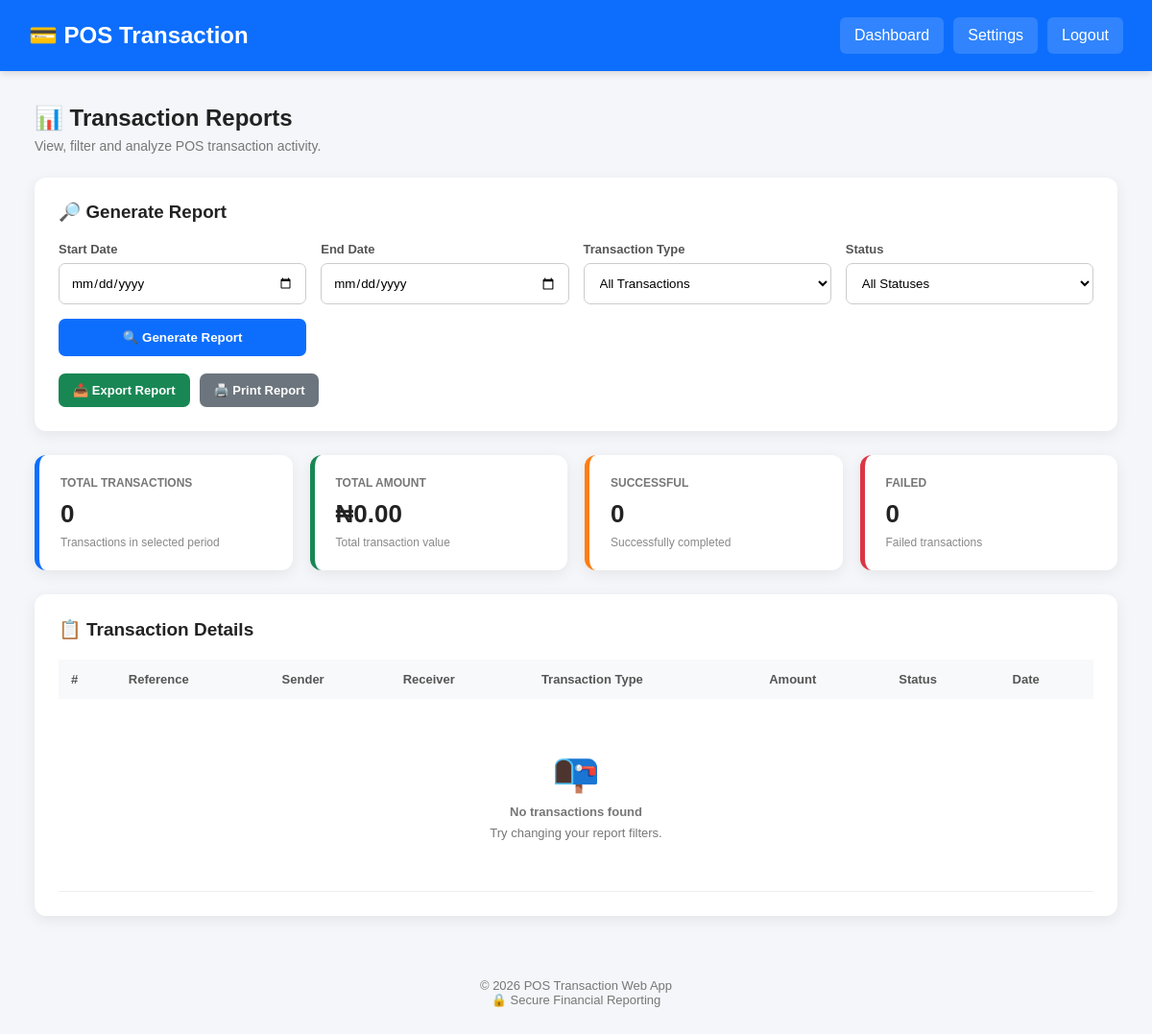
The app's page /reports (signed in), older data.
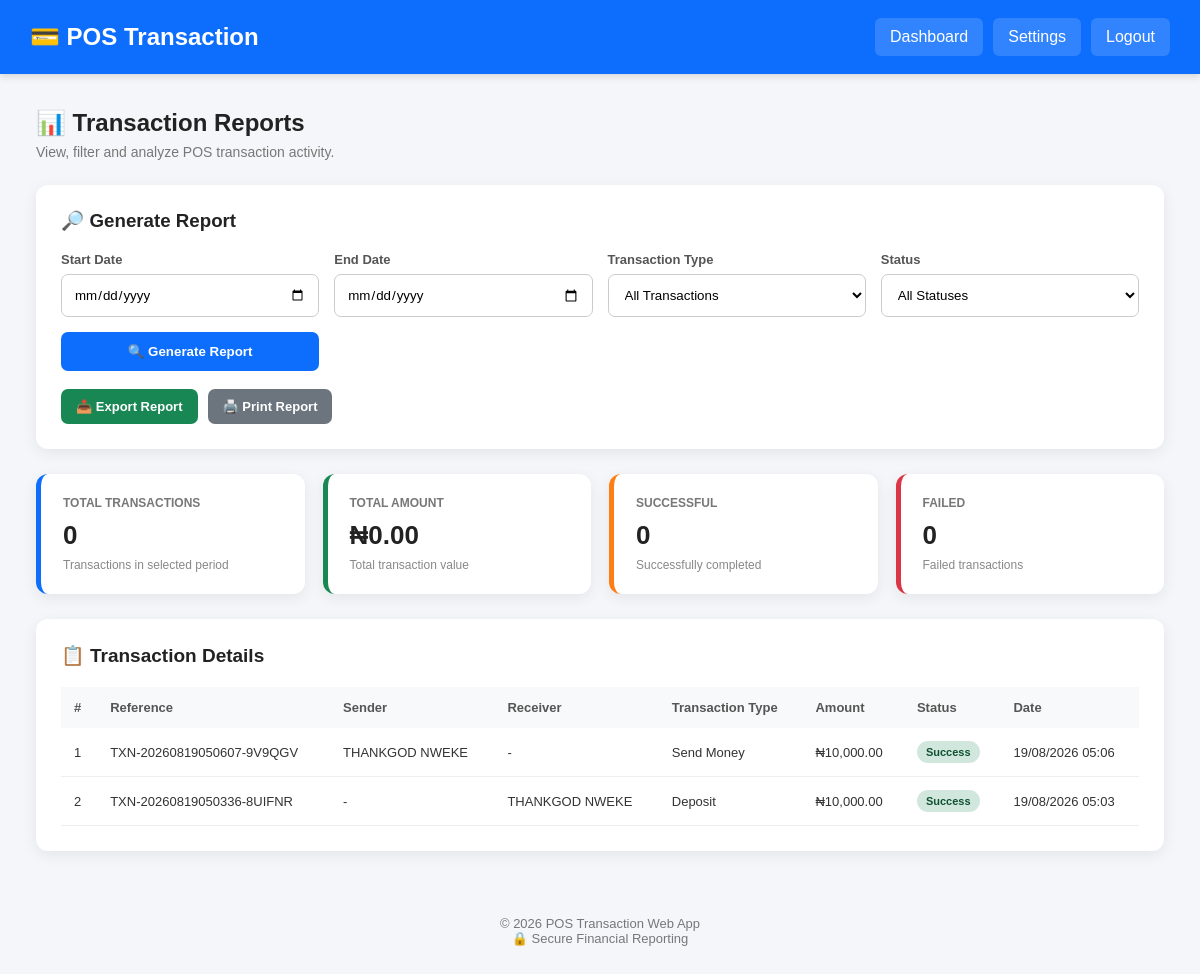
The same page, newer data.
### app.py (models this page shows, shortened)
class Transaction(db.Model):
    __tablename__ = "transactions"
    id = db.Column(
        db.Integer,
        primary_key=True
    )
    transaction_reference = db.Column(
        db.String(100),
        unique=True,
        nullable=False
    )
    sender_name = db.Column(
        db.String(150),
        nullable=True
    )
    receiver_name = db.Column(
        db.String(150),
        nullable=True
    )
    account_number = db.Column(
        db.String(50),
        nullable=True
    )
    bank_name = db.Column(
        db.String(150),
        nullable=True
    )
    transaction_type = db.Column(
        db.String(50),
        nullable=False
    )
    amount = db.Column(
        db.Float,
        nullable=False
    )
    description = db.Column(
        db.String(255),
        nullable=True
    )
    status = db.Column(
        db.String(30),
        default="Success"
    )
    user_id = db.Column(
        db.Integer,
        db.ForeignKey("users.id"),
        nullable=True
    )
    created_at = db.Column(
        db.DateTime,
        default=datetime.utcnow
    )

### app.py (the view)
@app.route("/reports")
@login_required
def reports():
    transactions = Transaction.query.filter_by(
        user_id=current_user.id
    ).order_by(
        Transaction.created_at.desc()
    ).all()
    return render_template(
        "reports.html",
        transactions=transactions
    )

### app.py (called while the page is built)
@login_manager.user_loader
def load_user(user_id):
    try:
        return db.session.get(User, int(user_id))
    except (ValueError, TypeError):
        return None

### templates/reports.html (shortened to what this page needs)
<!DOCTYPE html>
<html lang="en">
<head>
</head>
<body>
<header class="header">
    <h1>
        💳 POS Transaction
    </h1>
    <div class="header-links">
        <a href="{{ url_for('admin_dashboard') }}">
            Dashboard
        </a>
        <a href="{{ url_for('settings') }}">
            Settings
        </a>
        <a href="{{ url_for('logout') }}">
            Logout
        </a>
    </div>
</header>
<main class="container">
    <div class="page-title">
        <h2>
            📊 Transaction Reports
        </h2>
        <p>
            View, filter and analyze POS transaction activity.
        </p>
    </div>
    <section class="filter-card">
        <h3>
            🔎 Generate Report
        </h3>
        <form
            method="GET"
            action="{{ url_for('reports') }}"
            class="filter-form">
            <div class="form-group">
                <label for="start_date">
                    Start Date
                </label>
                <input
                    type="date"
                    id="start_date"
                    name="start_date"
                    value="{{ request.args.get('start_date', '') }}"
                >
            </div>
            <div class="form-group">
                <label for="end_date">
                    End Date
                </label>
                <input
                    type="date"
                    id="end_date"
                    name="end_date"
                    value="{{ request.args.get('end_date', '') }}"
                >
            </div>
            <div class="form-group">
                <label for="transaction_type">
                    Transaction Type
                </label>
                <select
                    id="transaction_type"
                    name="transaction_type">
                    <option value="">
                        All Transactions
                    </option>
                </select>
            </div>
            <div class="form-group">
                <label for="status">
                    Status
                </label>
                <select
                    id="status"
                    name="status">
                    <option value="">
                        All Statuses
                    </option>
                </select>
            </div>
            <div class="form-group">
                <button
                    type="submit"
                    class="filter-button">
                    🔍 Generate Report
                </button>
            </div>
        </form>
        <div class="export-buttons">
            <a
                href="{{ url_for('export_report') }}"
                class="export-button csv">
                📥 Export Report
            </a>
            <a
                href="#"
                onclick="window.print(); return false;"
                class="export-button print">
                🖨️ Print Report
            </a>
        </div>
    </section>
    <section class="summary">
        <div class="summary-card">
            <h3>
                Total Transactions
            </h3>
            <div class="summary-number">
                {{ total_transactions|default(0) }}
            </div>
            <p>
                Transactions in selected period
            </p>
        </div>
        <div class="summary-card green">
            <h3>
                Total Amount
            </h3>
            <div class="summary-number">
                ₦{{ "{:,.2f}".format(
                    total_amount|default(0)
                ) }}
            </div>
            <p>
                Total transaction value
            </p>
        </div>
        <div class="summary-card orange">
            <h3>
                Successful
            </h3>
            <div class="summary-number">
                {{ successful_transactions|default(0) }}
            </div>
            <p>
                Successfully completed
            </p>
        </div>
        <div class="summary-card red">
            <h3>
                Failed
            </h3>
            <div class="summary-number">
                {{ failed_transactions|default(0) }}
            </div>
            <p>
                Failed transactions
            </p>
        </div>
    </section>
    <section class="report-card">
        <h2>
            📋 Transaction Details
        </h2>
        <div class="table-wrapper">
            <table>
                <thead>
                    <tr>
                        <th>
                            #
                        </th>
                        <th>
                            Reference
                        </th>
                        <th>
                            Sender
                        </th>
                        <th>
                            Receiver
                        </th>
                        <th>
                            Transaction Type
                        </th>
                        <th>
                            Amount
                        </th>
                        <th>
                            Status
                        </th>
                        <th>
                            Date
                        </th>
                    </tr>
                </thead>
                <tbody>
                    {% if transactions %}
                        {% for transaction in transactions %}
                            <tr>
                                <td>
                                    {{ loop.index }}
                                </td>
                                <td>
                                    {{ transaction.transaction_reference }}
                                </td>
                                <td>
                                    {{ transaction.sender_name or '-' }}
                                </td>
                                <td>
                                    {{ transaction.receiver_name or '-' }}
                                </td>
                                <td>
                                    {{ transaction.transaction_type }}
                                </td>
                                <td>
                                    ₦{{ "{:,.2f}".format(
                                        transaction.amount or 0
                                    ) }}
                                </td>
                                <td>
                                    {% if transaction.status == "Success" %}
                                        <span class="badge badge-success">
                                            Success
                                        </span>
                                    {% elif transaction.status == "Failed" %}
                                        <span class="badge badge-danger">
                                            Failed
                                        </span>
                                    {% else %}
                                        <span class="badge badge-warning">
                                            {{ transaction.status }}
                                        </span>
                                    {% endif %}
                                </td>
                                <td>
                                    {% if transaction.created_at %}
                                        {{ transaction.created_at.strftime(
                                            "%d/%m/%Y %H:%M"
                                        ) }}
                                    {% else %}
                                        -
                                    {% endif %}
                                </td>
                            </tr>
                        {% endfor %}
                    {% else %}
                        <tr>
                            <td colspan="8">
                                <div class="no-data">
                                    <div class="no-data-icon">
                                        📭
                                    </div>
                                    <strong>
                                        No transactions found
                                    </strong>
                                    <p style="margin-top:7px;">
                                        Try changing your report filters.
                                    </p>
                                </div>
                            </td>
                        </tr>
                    {% endif %}
                </tbody>
            </table>
        </div>
    </section>
</main>
<footer>
    <p>
        © 2026 POS Transaction Web App
    </p>
    <p>
        🔒 Secure Financial Reporting
    </p>
</footer>
</body>
</html>

### templates/reports.html (style rules this page uses)
* { margin: 0; padding: 0; box-sizing: border-box; font-family: Arial, Helvetica, sans-serif; }
body { background: #f4f6f9; color: #333; }
.header { background: #0d6efd; color: white; padding: 18px 30px; display: flex; justify-content: space-between; align-items: center; box-shadow: 0 2px 8px rgba(0,0,0,0.15); }
.header h1 { font-size: 24px; }
.header-links { display: flex; gap: 10px; }
.header a { color: white; text-decoration: none; padding: 10px 15px; border-radius: 6px; background: rgba(255,255,255,0.15); }
.container { width: 94%; max-width: 1300px; margin: 35px auto; }
.page-title { margin-bottom: 25px; }
.page-title h2 { color: #222; margin-bottom: 7px; }
.page-title p { color: #777; font-size: 14px; }
.filter-card { background: white; padding: 25px; border-radius: 12px; box-shadow: 0 4px 15px rgba(0,0,0,0.07); margin-bottom: 25px; }
.filter-card h3 { margin-bottom: 20px; color: #222; }
.filter-form { display: grid; grid-template-columns: repeat(4, 1fr); gap: 15px; align-items: end; }
.form-group label { display: block; font-size: 13px; font-weight: bold; margin-bottom: 7px; color: #555; }
.form-group input, .form-group select { width: 100%; padding: 12px; border: 1px solid #ccc; border-radius: 7px; outline: none; background: white; }
.filter-button { width: 100%; padding: 12px; border: none; border-radius: 7px; background: #0d6efd; color: white; font-weight: bold; cursor: pointer; }
.export-buttons { display: flex; gap: 10px; margin-top: 18px; flex-wrap: wrap; }
.export-button { padding: 10px 15px; border-radius: 7px; text-decoration: none; color: white; font-size: 13px; font-weight: bold; }
.csv { background: #198754; }
.print { background: #6c757d; }
.summary { display: grid; grid-template-columns: repeat(4, 1fr); gap: 18px; margin-bottom: 25px; }
.summary-card { background: white; padding: 22px; border-radius: 12px; box-shadow: 0 4px 15px rgba(0,0,0,0.07); border-left: 5px solid #0d6efd; }
.summary-card.green { border-left-color: #198754; }
.summary-card.orange { border-left-color: #fd7e14; }
.summary-card.red { border-left-color: #dc3545; }
.summary-card h3 { color: #777; font-size: 12px; text-transform: uppercase; margin-bottom: 10px; }
.summary-number { font-size: 26px; font-weight: bold; color: #222; }
.summary-card p { margin-top: 7px; color: #888; font-size: 12px; }
.report-card { background: white; padding: 25px; border-radius: 12px; box-shadow: 0 4px 15px rgba(0,0,0,0.07); margin-bottom: 25px; }
.report-card h2 { color: #222; margin-bottom: 20px; font-size: 19px; }
.table-wrapper { overflow-x: auto; }
table { width: 100%; border-collapse: collapse; font-size: 13px; }
th { background: #f8f9fa; color: #555; padding: 13px; text-align: left; white-space: nowrap; }
td { padding: 13px; border-bottom: 1px solid #eee; white-space: nowrap; }
.badge { display: inline-block; padding: 5px 9px; border-radius: 15px; font-size: 11px; font-weight: bold; }
.badge-success { background: #d1e7dd; color: #0f5132; }
footer { text-align: center; color: #777; padding: 30px; font-size: 13px; }

Row changes from the older to the newer data that the page shows:
added Transaction: amount "10,000.00", status "Success"
added Transaction: amount "10,000.00", status "Success"
Text that changed along with them:
text no longer shown: "📭 No transactions found Try changing your report filters."
